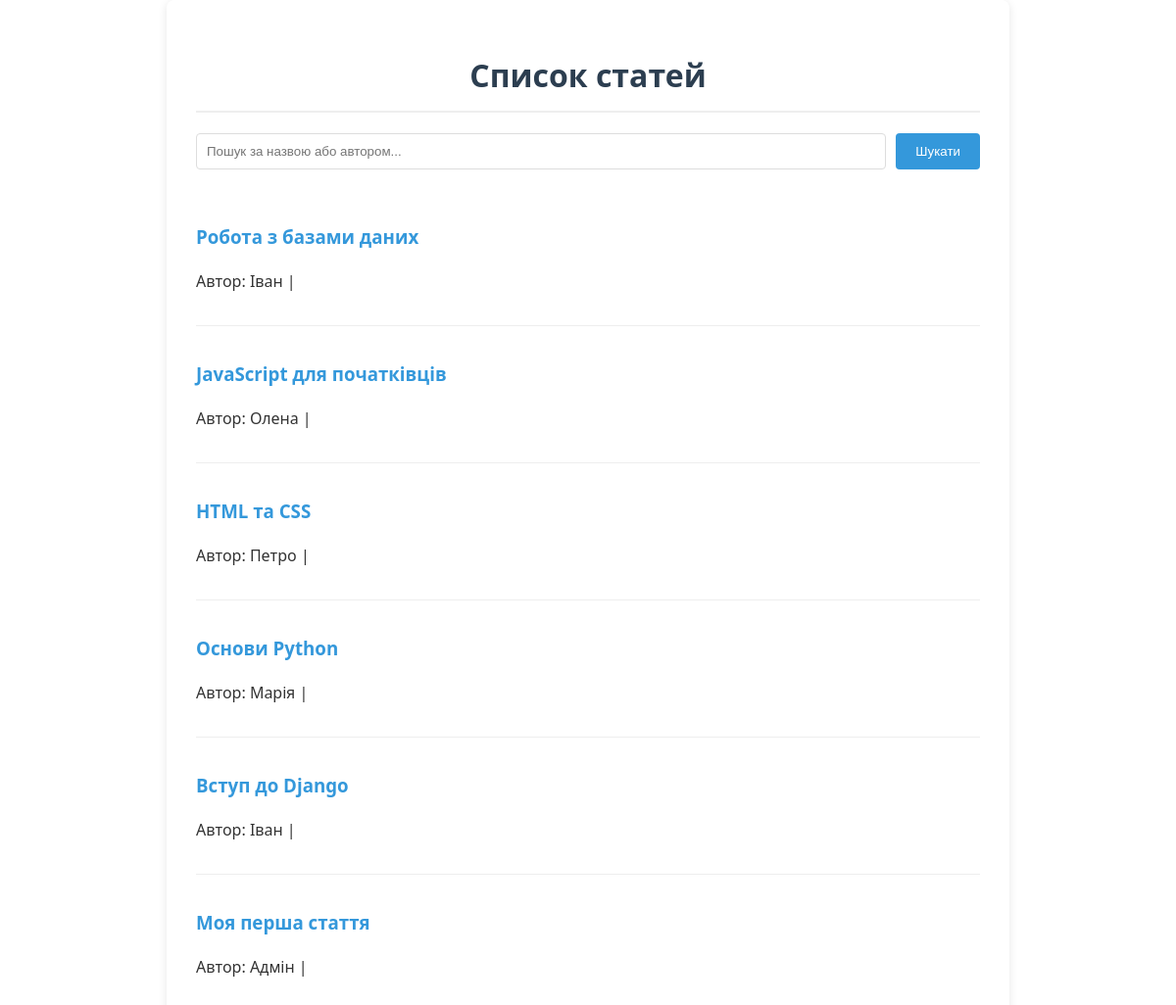
The page / on the database its author committed.
### blog/models.py (models this page shows, shortened)
class Article(models.Model):
    title = models.CharField(max_length=200)
    content = models.TextField()
    created_at = models.DateTimeField(auto_now_add=True)
    author = models.CharField(max_length=100, default='Анонім')
    is_published = models.BooleanField(default=False)

### blog/views.py (the view)
# urls.py: path('', views.index, name='index'),
def index(request):
    articles = Article.objects.all().order_by('-created_at')
    return render(request, 'blog/index.html', {'posts': articles})

### blog/templates/blog/index.html (shortened to what this page needs)
{% load static %}
<!DOCTYPE html>
<html>
<head>
    <link rel="stylesheet" href="{% static 'blog/css/style.css' %}">
</head>
<body class="container">
    <h1 class="header">Список статей</h1>
    <form method="get" action="{% url 'blog:search' %}" class="search-box">
        <input type="text" name="q" placeholder="Пошук за назвою або автором..." value="{{ query_author|default:'' }}">
        <button type="submit">Шукати</button>
    </form>
    <div class="list">
        {% for post in posts %}
            <div class="item">
                <h3><a href="/post/{{ post.id }}/">{{ post.title }}</a></h3>
                <p>Автор: {{ post.author }} | {{ post.date }}</p>
            </div>
        {% empty %}
            <p>Нічого не знайдено за вашим запитом.</p>
        {% endfor %}
    </div>
</body>
</html>

### blog/static/blog/css/style.css (style rules this page uses)
body { font-family: 'Segoe UI', Tahoma, Geneva, Verdana, sans-serif; line-height: 1.6; color: #333; background-color: #f4f7f6; margin: 0; padding: 20px; }
.container { max-width: 800px; margin: 0 auto; background: #fff; padding: 30px; border-radius: 8px; box-shadow: 0 2px 10px rgba(0,0,0,0.1); }
h1, h2, h3 { color: #2c3e50; }
.header { text-align: center; border-bottom: 2px solid #eee; padding-bottom: 10px; }
.search-box { margin: 20px 0; display: flex; gap: 10px; }
.search-box input { flex: 1; padding: 10px; border: 1px solid #ddd; border-radius: 4px; }
.search-box button { padding: 10px 20px; background-color: #3498db; color: white; border: none; border-radius: 4px; cursor: pointer; }
.item { border-bottom: 1px solid #eee; padding: 15px 0; }
.item:last-child { border-bottom: none; }
.item h3 a { text-decoration: none; color: #3498db; }
a { color: #3498db; text-decoration: none; }

### rows shown on the page
Article: title "Робота з базами даних", author "Іван"
Article: title "JavaScript для початківців", author "Олена"
Article: title "HTML та CSS", author "Петро"
Article: title "Основи Python", author "Марія"
Article: title "Вступ до Django", author "Іван"
Article: title "Моя перша стаття", author "Адмін"
